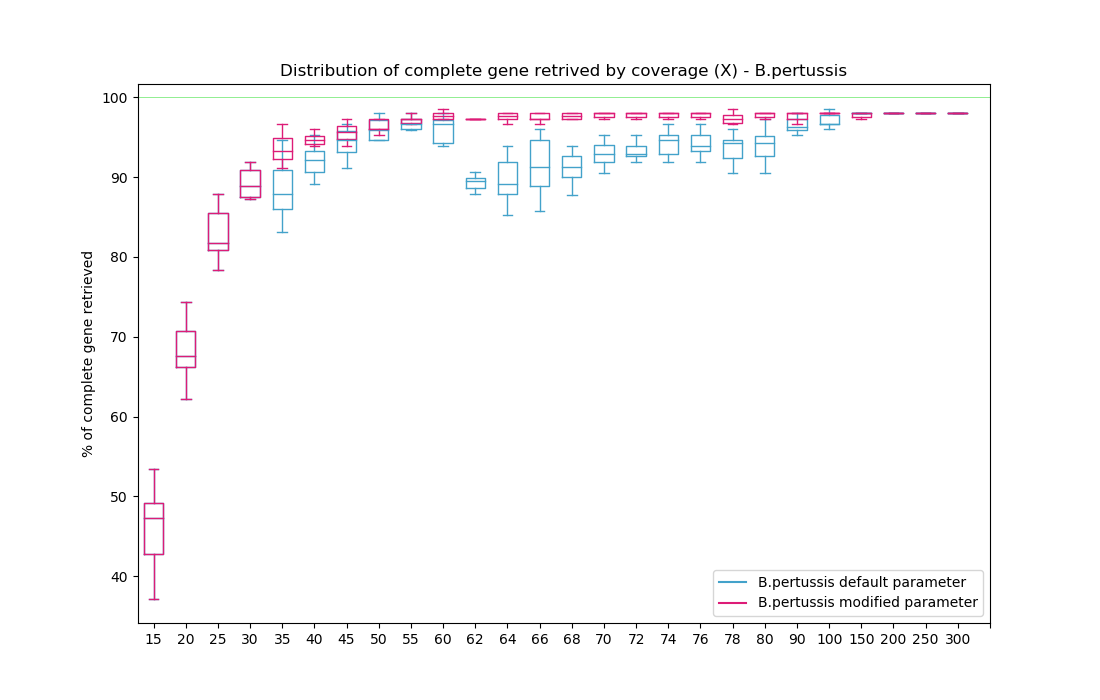

Reproduce this figure in Python.
#!/usr/bin/python3.5
import os
import matplotlib.pyplot as plt
import re 
import pylab

n15=[]
n20=[]
n25=[]
n30=[]
n35=[]
n40=[]
n45=[]
n50=[]
n55=[]
n60=[]
n62=[]
n64=[]
n66=[]
n68=[]
n70=[]
n72=[]
n74=[]
n76=[]
n78=[]
n80=[]
n90=[]
n100=[]
n150=[]
n200=[]
n250=[]
n300=[]

c15=[]
c20=[]
c25=[]
c30=[]
c35=[]
c40=[]
c45=[]
c50=[]
c55=[]
c60=[]
c62=[]
c64=[]
c66=[]
c68=[]
c70=[]
c72=[]
c74=[]
c76=[]
c78=[]
c80=[]
c90=[]
c100=[]
c150=[]
c200=[]
c250=[]
c300=[]

with open('reportBusco_bord_init_sort.txt') as f :
	for line in f :
			if re.match("^run_15X", line) is not None :
				a,b=line.split("\t")
				c=float(b)
				n15.append(c)
			if re.match("^run_20X", line) is not None :
				a,b=line.split("\t")
				c=float(b)
				n20.append(c)
			if re.match("^run_25X", line) is not None :
				a,b=line.split("\t")
				c=float(b)
				n25.append(c)
			if re.match("^run_30X", line) is not None :
				a,b=line.split("\t")
				c=float(b)
				n30.append(c)
			if re.match("^run_35X", line) is not None :
				a,b=line.split("\t")
				c=float(b)
				n35.append(c)
			if re.match("^run_40X", line) is not None :
				a,b=line.split("\t")
				c=float(b)
				n40.append(c)
			if re.match("^run_45X", line) is not None :
				a,b=line.split("\t")
				c=float(b)
				n45.append(c)
			if re.match("^run_50X", line) is not None :
				a,b=line.split("\t")
				c=float(b)
				n50.append(c)
			if re.match("^run_55X", line) is not None :
				a,b=line.split("\t")
				c=float(b)
				n55.append(c)
			if re.match("^run_60X", line) is not None :
				a,b=line.split("\t")
				c=float(b)
				n60.append(c)
			if re.match("^run_62X", line) is not None :
				a,b=line.split("\t")
				c=float(b)
				n62.append(c)
			if re.match("^run_64X", line) is not None :
				a,b=line.split("\t")
				c=float(b)
				n64.append(c)
			if re.match("^run_66X", line) is not None :
				a,b=line.split("\t")
				c=float(b)
				n66.append(c)				
			if re.match("^run_68X", line) is not None :
				a,b=line.split("\t")
				c=float(b)
				n68.append(c)
			if re.match("^run_70X", line) is not None :
				a,b=line.split("\t")
				c=float(b)
				n70.append(c)
			if re.match("^run_72X", line) is not None :
				a,b=line.split("\t")
				c=float(b)
				n72.append(c)
			if re.match("^run_74X", line) is not None :
				a,b=line.split("\t")
				c=float(b)
				n74.append(c)
			if re.match("^run_76X", line) is not None :
				a,b=line.split("\t")
				c=float(b)
				n76.append(c)
			if re.match("^run_78X", line) is not None :
				a,b=line.split("\t")
				c=float(b)
				n78.append(c)
			if re.match("^run_80X", line) is not None :
				a,b=line.split("\t")
				c=float(b)
				n80.append(c)
			if re.match("^run_90X", line) is not None :
				a,b=line.split("\t")
				c=float(b)
				n90.append(c)
			if re.match("^run_100X", line) is not None :
				a,b=line.split("\t")
				c=float(b)
				n100.append(c)
			if re.match("^run_150X", line) is not None :
				a,b=line.split("\t")
				c=float(b)
				n150.append(c)
			if re.match("^run_200X", line) is not None :
				a,b=line.split("\t")
				c=float(b)
				n200.append(c)
			if re.match("^run_250X", line) is not None :
				a,b=line.split("\t")
				c=float(b)
				n250.append(c)
			if re.match("^run_300X", line) is  not None :
				a,b=line.split("\t")
				c=float(b)
				n300.append(c)

with open('reportBusco_bord_paramSensi_sort.txt') as f :
	for line in f :
			if re.match("^run_15X", line) is not None :
				a,b=line.split("\t")
				c=float(b)
				c15.append(c)
			if re.match("^run_20X", line) is not None :
				a,b=line.split("\t")
				c=float(b)
				c20.append(c)
			if re.match("^run_25X", line) is not None :
				a,b=line.split("\t")
				c=float(b)
				c25.append(c)
			if re.match("^run_30X", line) is not None :
				a,b=line.split("\t")
				c=float(b)
				c30.append(c)
			if re.match("^run_35X", line) is not None :
				a,b=line.split("\t")
				c=float(b)
				c35.append(c)
			if re.match("^run_40X", line) is not None :
				a,b=line.split("\t")
				c=float(b)
				c40.append(c)
			if re.match("^run_45X", line) is not None :
				a,b=line.split("\t")
				c=float(b)
				c45.append(c)
			if re.match("^run_50X", line) is not None :
				a,b=line.split("\t")
				c=float(b)
				c50.append(c)
			if re.match("^run_55X", line) is not None :
				a,b=line.split("\t")
				c=float(b)
				c55.append(c)
			if re.match("^run_60X", line) is not None :
				a,b=line.split("\t")
				c=float(b)
				c60.append(c)
			if re.match("^run_62X", line) is not None :
				a,b=line.split("\t")
				c=float(b)
				c62.append(c)
			if re.match("^run_64X", line) is not None :
				a,b=line.split("\t")
				c=float(b)
				c64.append(c)
			if re.match("^run_66X", line) is not None :
				a,b=line.split("\t")
				c=float(b)
				c66.append(c)				
			if re.match("^run_68X", line) is not None :
				a,b=line.split("\t")
				c=float(b)
				c68.append(c)
			if re.match("^run_70X", line) is not None :
				a,b=line.split("\t")
				c=float(b)
				c70.append(c)
			if re.match("^run_72X", line) is not None :
				a,b=line.split("\t")
				c=float(b)
				c72.append(c)
			if re.match("^run_74X", line) is not None :
				a,b=line.split("\t")
				c=float(b)
				c74.append(c)
			if re.match("^run_76X", line) is not None :
				a,b=line.split("\t")
				c=float(b)
				c76.append(c)
			if re.match("^run_78X", line) is not None :
				a,b=line.split("\t")
				c=float(b)
				c78.append(c)
			if re.match("^run_80X", line) is not None :
				a,b=line.split("\t")
				c=float(b)
				c80.append(c)
			if re.match("^run_90X", line) is not None :
				a,b=line.split("\t")
				c=float(b)
				c90.append(c)
			if re.match("^run_100X", line) is not None :
				a,b=line.split("\t")
				c=float(b)
				c100.append(c)
			if re.match("^run_150X", line) is not None :
				a,b=line.split("\t")
				c=float(b)
				c150.append(c)
			if re.match("^run_200X", line) is not None :
				a,b=line.split("\t")
				c=float(b)
				c200.append(c)
			if re.match("^run_250X", line) is not None :
				a,b=line.split("\t")
				c=float(b)
				c250.append(c)
			if re.match("^run_300X", line) is  not None :
				a,b=line.split("\t")
				c=float(b)
				c300.append(c)


BoxName = [15, 20, 25, 30, 35, 40, 45, 50, 55, 60, 62, 64, 66, 68, 70, 72, 74, 76, 78, 80, 90, 100, 150, 200, 250, 300]

def set_box_color(bp, color):
    plt.setp(bp['boxes'], color=color)
    plt.setp(bp['whiskers'], color=color)
    plt.setp(bp['caps'], color=color)
    plt.setp(bp['medians'], color=color)

data=[n15, n20, n25, n30, n35, n40, n45, n50, n55, n60, n62, n64, n66, n68, n70, n72, n74, n76, n78, n80, n90, n100, n150, n200, n250, n300]
print (data)
dataP=[c15, c20, c25, c30, c35, c40, c45, c50, c55, c60, c62, c64, c66, c68, c70, c72, c74, c76, c78, c80, c90, c100, c150, c200, c250, c300]
print (dataP)
plt.figure(figsize=[11,7])
bpData = plt.boxplot(data, sym='', widths=0.6)
set_box_color(bpData, '#43A2CA')
bpDataP = plt.boxplot(dataP, sym='', widths=0.6)
set_box_color(bpDataP, '#DD1C77')

plt.plot([], c='#43A2CA', label='B.pertussis default parameter')
plt.plot([], c='#DD1C77', label='B.pertussis modified parameter')
plt.legend()

plt.axhline(y=100, color='lightgreen', linestyle='-', linewidth=0.7)

#plt.boxplot(data)
pylab.xticks([1, 2, 3, 4, 5, 6, 7, 8, 9, 10, 11, 12, 13, 14, 15, 16, 17, 18, 19, 20, 21, 22, 23, 24, 25, 26, 27], BoxName)
#plt.text(10,10,"parameter by default")
plt.title('Distribution of complete gene retrived by coverage (X) - B.pertussis')
plt.ylabel('% of complete gene retrieved')
plt.savefig('boxBusco_bord_init.png')
plt.show()
